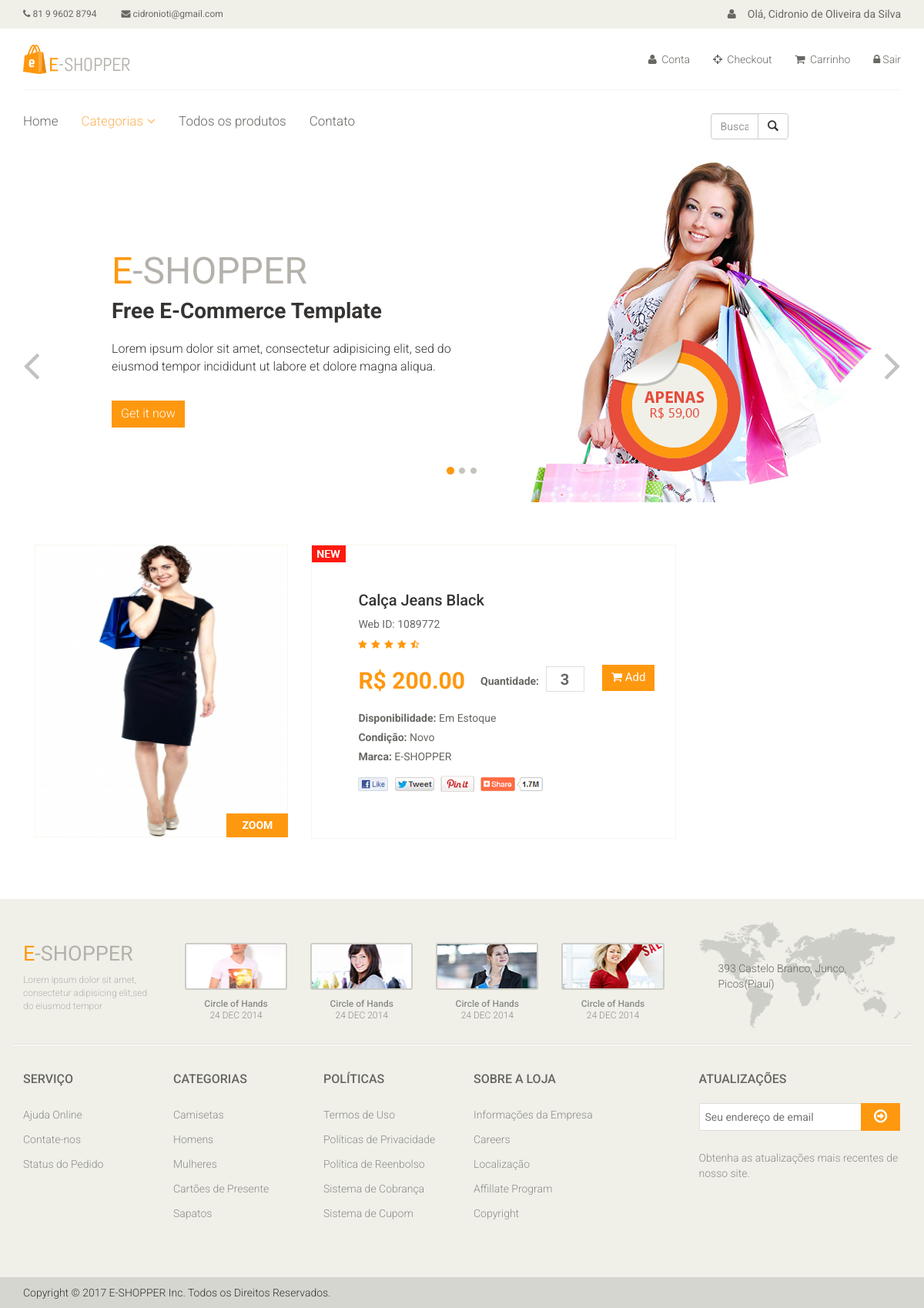
Page /catalogo/produtos/calca-jeans-black/ (signed in) on the committed database.
### accounts/models.py (models this page shows, shortened)
class User(AbstractBaseUser, PermissionsMixin):
	username = models.CharField(
		'Apelido / Usuário', max_length=30, unique=True, validators=[
			validators.RegexValidator(
				re.compile('^[\w.@+-]+$'),
				'Informe um nome de usuário válido.'
				'Este valor deve conter apenas letras, números'
				'e os caracteres: @/./+/-/_ .'
				, 'invalid'
			)
		], help_text = 'Um nome curto que será usado para identifica-lo de forma única na plataforma'
	)
	name = models.CharField('Nome', max_length=100, blank=True)
	email = models.EmailField('E-mail', unique=True)
	is_staff = models.BooleanField('Equipe', default=False)
	is_active = models.BooleanField('Ativo', default=True)
	date_joined = models.DateTimeField('Data de entrada', auto_now_add=True)
	USERNAME_FIELD = 'username'
	REQUIRED_FIELDS = ['email']
	objects= UserManager()
	class Meta:
		verbose_name = 'Usuário'
		verbose_name_plural = 'Usuários'
	def __str__(self):
		return self.name or self.username

### catalog/models.py (models this page shows, shortened)
class Product(models.Model):
	name = models.CharField('Nome', max_length=100)
	slug = models.SlugField('Indetificador', max_length=100)
	category = models.ForeignKey('catalog.Category', verbose_name='Categoria')
	description = models.TextField('Descrição', blank=True)
	price = models.DecimalField('Preço', decimal_places=2, max_digits=10)
	created = models.DateTimeField('Criado em', auto_now_add=True)
	modified = models.DateTimeField('Modificado em', auto_now_add=True)
	class Meta:
		verbose_name = 'Produto'
		verbose_name_plural = 'Produtos'
		ordering = ['name']
	def __str__(self):
		return self.name

### catalog/views.py (the view)
# urls.py: url(r'^produtos/(?P<slug>[\w_-]+)/$', views.product_detail, name='product_detail'),
def product_detail(request, slug):
	product = Product.objects.get(slug=slug)
	context = {
		'product': product
	}
	return render(request, 'catalog/product_detail.html', context)

### catalog/context_processors.py (called while the page is built)
def categories(request):
	return {
		'categories': Category.objects.all()
	}

### catalog/models.py (called while the page is built)
	def __str__(self):
		return self.name

	def get_absolute_url(self):
		return reverse('catalog:category', kwargs={'slug': self.slug})

### catalog/templates/catalog/product_detail.html (shortened to what this page needs)
{% extends "base.html" %}
{% block container %}
	<div class="col-sm-9 padding-right">
					<div class="product-details">
						<div class="col-sm-5">
							<div class="view-product">
								<img src="images/product-details/1.jpg" alt="" />
								<h3>ZOOM</h3>
							</div>
						</div>
						<div class="col-sm-7">
							<div class="product-information">
								<img src="images/product-details/new.jpg" class="newarrival" alt="" />
								<h2>{{ product }}</h2>
								<p>Web ID: 1089772</p>
								<img src="images/product-details/rating.png" alt="" />
								<span>
									<span>R$ {{ product.price }}</span>
									<label>Quantidade:</label>
									<input type="text" value="3" />
									<a href="{% url 'checkout:create_cartitem' product.slug %}">
										<button type="button" class="btn btn-fefault cart">
											<i class="fa fa-shopping-cart"></i>
											Add
										</button>
									</a>
								</span>
								<p><b>Disponibilidade:</b> Em Estoque</p>
								<p><b>Condição:</b> Novo</p>
								<p><b>Marca:</b> E-SHOPPER</p>
								<a href=""><img src="images/product-details/share.png" class="share img-responsive"  alt="" /></a>
							</div>
						</div>
					</div>
			</div>
		</div>
{% endblock %}

### core/templates/base.html (shortened to what this page needs)
<!DOCTYPE html>
{% load static %}
<html lang="en">
<head>
    <link href="{% static 'css/bootstrap.min.css' %}" rel="stylesheet">
    <link href="{% static 'css/font-awesome.min.css' %}" rel="stylesheet">
    <link href="{% static 'css/prettyPhoto.css' %}" rel="stylesheet">
    <link href="{% static 'css/price-range.css' %}" rel="stylesheet">
    <link href="{% static 'css/animate.css' %}" rel="stylesheet">
	<link href="{% static 'css/main.css' %}" rel="stylesheet">
	<link href="{% static 'css/responsive.css' %}" rel="stylesheet">
</head>
<body>
	<header id="header">
		<div class="header_top">
			<div class="container">
				<div class="row">
					<div class="col-sm-6 ">
						<div class="contactinfo">
							<ul class="nav nav-pills">
								<li><a href=""><i class="fa fa-phone"></i> 81 9 9602 8794</a></li>
								<li><a href=""><i class="fa fa-envelope"></i>  {{ user.email }}</a></li>
							</ul>
						</div>
					</div>
					<div class="col-sm-6">
						<div class="social-icons pull-right">
							<ul class="nav navbar-nav">
								{% if user.is_authenticated %}
									<li> <a href=""><i class="fa fa-user"></i>Olá, {{ user }}</a></li>
								{% else %}
									<li> <a href=""><i class="fa fa-user"></i>Olá</a></li>
								{% endif %}
							</ul>
						</div>
					</div>
				</div>
			</div>
		</div>
		<div class="header-middle">
			<div class="container">
				<div class="row">
					<div class="col-sm-4">
						<div class="logo pull-left">
							<a href="{% url 'index' %}"><img src="images/home/logo.png" alt="" /></a>
						</div>
					</div>
					<div class="col-sm-8">
						<div class="shop-menu pull-right">
							<ul class="nav navbar-nav">
								<li><a href="{% url 'accounts:index' %}"><i class="fa fa-user"></i> Conta</a></li>
								<li><a href="{% url 'checkout' %}"><i class="fa fa-crosshairs"></i> Checkout</a></li>
								<li><a href="{% url 'checkout:cart_item' %}"><i class="fa fa-shopping-cart"></i> Carrinho</a></li>
								{% if user.is_authenticated %}
									<li><a href="{% url 'logout' %}"><i class="fa fa-lock"></i>Sair</a></li>
								{% else %}
									<li><a href="{% url 'login' %}"><i class="fa fa-lock"></i> Login</a></li>
								{% endif %}
							</ul>
						</div>
					</div>
				</div>
			</div>
		</div>
		<div class="header-bottom">
			<div class="container">
				<div class="row">
					<div class="col-sm-9">
						<div class="mainmenu pull-left">
							<ul class="nav navbar-nav collapse navbar-collapse">
								<li><a href="{% url 'index' %}">Home</a></li>
								<li class="dropdown"><a href="#" class="active">Categorias<i class="fa fa-angle-down"></i></a>
                                </li>
								<li><a href="{% url 'catalog:products' %}">Todos os produtos</a></li>
								<li><a href="{% url 'contact' %}">Contato</a></li>
							</ul>
						</div>
					</div>
					<div class="col-sm-3">
						<div class="col-lg-6">
							<div class="input-group">
								<input type="text" class="form-control" placeholder="Buscar...">
								<span class="input-group-btn">
									<button class="btn btn-default" type="button"><span class="glyphicon glyphicon-search"></span></button>
								</span>
							</div>
						</div>
					</div>
				</div>
				</div>
			</div>
	</header>
	<section id="slider">
		{% block slider %}
		<div class="container">
			<div class="row">
				<div class="col-sm-12">
					<div id="slider-carousel" class="carousel slide" data-ride="carousel">
						<ol class="carousel-indicators">
							<li data-target="#slider-carousel" data-slide-to="0" class="active"></li>
							<li data-target="#slider-carousel" data-slide-to="1"></li>
							<li data-target="#slider-carousel" data-slide-to="2"></li>
						</ol>
						<div class="carousel-inner">
							<div class="item active">
								<div class="col-sm-6">
									<h1><span>E</span>-SHOPPER</h1>
									<h2>Free E-Commerce Template</h2>
									<p>Lorem ipsum dolor sit amet, consectetur adipisicing elit, sed do eiusmod tempor incididunt ut labore et dolore magna aliqua. </p>
									<button type="button" class="btn btn-default get">Get it now</button>
								</div>
								<div class="col-sm-6">
									<img src="images/home/girl1.jpg" class="girl img-responsive" alt="" />
									<img src="images/home/pricing.png"  class="pricing" alt="" />
								</div>
							</div>
						</div>
						<a href="#slider-carousel" class="left control-carousel hidden-xs" data-slide="prev">
							<i class="fa fa-angle-left"></i>
						</a>
						<a href="#slider-carousel" class="right control-carousel hidden-xs" data-slide="next">
							<i class="fa fa-angle-right"></i>
						</a>
					</div>
				</div>
			</div>
		</div>
		{% endblock %}
	</section>
	<section>
		<div class="container">
			<div class="row">
				{% block container %} {% endblock %}
			</div>
	</section>
	<footer id="footer">
		<div class="footer-top">
			<div class="container">
				<div class="row">
					<div class="col-sm-2">
						<div class="companyinfo">
							<h2><span>e</span>-shopper</h2>
							<p>Lorem ipsum dolor sit amet, consectetur adipisicing elit,sed do eiusmod tempor</p>
						</div>
					</div>
					<div class="col-sm-7">
						<div class="col-sm-3">
							<div class="video-gallery text-center">
								<a href="#">
									<div class="iframe-img">
										<img src="images/home/iframe1.png" alt="" />
									</div>
								</a>
								<p>Circle of Hands</p>
								<h2>24 DEC 2014</h2>
							</div>
						</div>
						<div class="col-sm-3">
							<div class="video-gallery text-center">
								<a href="#">
									<div class="iframe-img">
										<img src="images/home/iframe2.png" alt="" />
									</div>
								</a>
								<p>Circle of Hands</p>
								<h2>24 DEC 2014</h2>
							</div>
						</div>
						<div class="col-sm-3">
							<div class="video-gallery text-center">
								<a href="#">
									<div class="iframe-img">
										<img src="images/home/iframe3.png" alt="" />
									</div>
								</a>
								<p>Circle of Hands</p>
								<h2>24 DEC 2014</h2>
							</div>
						</div>
						<div class="col-sm-3">
							<div class="video-gallery text-center">
								<a href="#">
									<div class="iframe-img">
										<img src="images/home/iframe4.png" alt="" />
									</div>
								</a>
								<p>Circle of Hands</p>
								<h2>24 DEC 2014</h2>
							</div>
						</div>
					</div>
					<div class="col-sm-3">
						<div class="address">
							<img src="images/home/map.png" alt="" />
							<p>393 Castelo Branco, Junco, Picos(Piauí)</p>
						</div>
					</div>
				</div>
			</div>
		</div>
		<div class="footer-widget">
			<div class="container">
				<div class="row">
					<div class="col-sm-2">
						<div class="single-widget">
							<h2>Serviço</h2>
							<ul class="nav nav-pills nav-stacked">
								<li><a href="#">Ajuda Online</a></li>
								<li><a href="#">Contate-nos</a></li>
								<li><a href="#">Status do Pedido</a></li>
							</ul>
						</div>
					</div>
					<div class="col-sm-2">
						<div class="single-widget">
							<h2>Categorias</h2>
							<ul class="nav nav-pills nav-stacked">
								<li><a href="#">Camisetas</a></li>
								<li><a href="#">Homens</a></li>
								<li><a href="#">Mulheres</a></li>
								<li><a href="#">Cartões de Presente</a></li>
								<li><a href="#">Sapatos</a></li>
							</ul>
						</div>
					</div>
					<div class="col-sm-2">
						<div class="single-widget">
							<h2>Políticas</h2>
							<ul class="nav nav-pills nav-stacked">
								<li><a href="#">Termos de Uso</a></li>
								<li><a href="#">Políticas de Privacidade</a></li>
								<li><a href="#">Política de Reenbolso</a></li>
								<li><a href="#">Sistema de Cobrança</a></li>
								<li><a href="#">Sistema de Cupom</a></li>
							</ul>
						</div>
					</div>
					<div class="col-sm-2">
						<div class="single-widget">
							<h2>Sobre a Loja</h2>
							<ul class="nav nav-pills nav-stacked">
								<li><a href="#">Informações da Empresa</a></li>
								<li><a href="#">Careers</a></li>
								<li><a href="#">Localização</a></li>
								<li><a href="#">Affillate Program</a></li>
								<li><a href="#">Copyright</a></li>
							</ul>
						</div>
					</div>
					<div class="col-sm-3 col-sm-offset-1">
						<div class="single-widget">
							<h2>Atualizações</h2>
							<form action="#" class="searchform">
								<input type="text" placeholder="Seu endereço de email" />
								<button type="submit" class="btn btn-default"><i class="fa fa-arrow-circle-o-right"></i></button>
								<p>Obtenha as atualizações mais recentes de
								nosso site.</p>
							</form>
						</div>
					</div>
				</div>
			</div>
		</div>
		<div class="footer-bottom">
			<div class="container">
				<div class="row">
					<p class="pull-left">Copyright © 2017 E-SHOPPER Inc. Todos os Direitos Reservados.</p>
				</div>
			</div>
		</div>
	</footer>
</body>
</html>

### rows in the picture
User: email "cidronioti@gmail.com", name "Cidronio de Oliveira da Silva"
Product: name "Calça Jeans Black", price "200.00"
